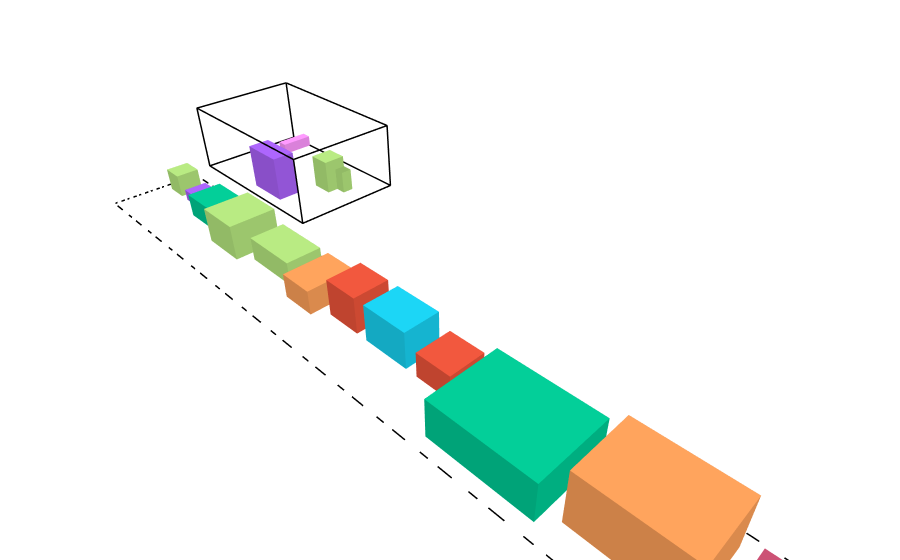

The notebook cell saved with this chart:
### Markdown cell above
## **Pengujian 2**

Dalam pengujian kedua, akan digunakan dataset berikut dengan $1$ truk dan $19$ paket.

### Code cell
trucks_2 = [
   Truck("T1", 10, 16, 6, 250)
]
packages_2 = [
   Package("A1", 2, 2, 2, 90, 8, False, 1),
   Package("A2", 2, 3, 2, 85, 10, False, 2),
   Package("A3", 1, 3, 1, 70, 5, True, 1),
   Package("A4", 2, 2, 1, 65, 6, False, 3),
   
   Package("B1", 3, 4, 2, 100, 18, False, 4),
   Package("B2", 4, 4, 3, 110, 22, False, 2),
   Package("B3", 3, 5, 2, 95, 20, True, 3),
   Package("B4", 4, 3, 2, 85, 16, False, 5),
   Package("B5", 3, 3, 3, 90, 19, False, 1),
   
   Package("H1", 3, 4, 3, 160, 45, False, 2),
   Package("H2", 4, 4, 2, 140, 38, False, 6),
   Package("H3", 3, 3, 2, 120, 32, True, 1),
   
   Package("T1", 6, 8, 3, 35, 42, False, 7),
   Package("T2", 5, 7, 4, 30, 38, False, 6),
   
   Package("S1", 1, 1, 1, 25, 2, False, 1),
   Package("S2", 1, 2, 1, 30, 3, False, 2),
   Package("S3", 2, 1, 1, 28, 3, True, 4),
   Package("S4", 1, 1, 2, 20, 2, False, 3),
   Package("S5", 2, 2, 1, 35, 4, False, 5)
]

initial_state_2 = State(packages_2, trucks_2, init="random_feasible")
draw_state(initial_state_2)

### Figure 1 — Plotly figure (JSON) as saved in the notebook; plotly's stock layout.template omitted (floating-point values rounded to 4 significant figures)
{"data": [{"hovertemplate": "%{hovertext}<extra></extra>", "hovertext": ["<b>ID:</b> T1<br><b>Size:</b> 10x16x6<br><b>Max_Capacity:</b> 250<br>", "<b>ID:</b> T1<br><b>Size:</b> 10x16x6<br><b>Max_Capacity:</b> 250<br>", "<b>ID:</b> T1<br><b>Size:</b> 10x16x6<br><b>Max_Capacity:</b> 250<br>", "<b>ID:</b> T1<br><b>Size:</b> 10x16x6<br><b>Max_Capacity:</b> 250<br>", "<b>ID:</b> T1<br><b>Size:</b> 10x16x6<br><b>Max_Capacity:</b> 250<br>", "<b>ID:</b> T1<br><b>Size:</b> 10x16x6<br><b>Max_Capacity:</b> 250<br>", "<b>ID:</b> T1<br><b>Size:</b> 10x16x6<br><b>Max_Capacity:</b> 250<br>", "<b>ID:</b> T1<br><b>Size:</b> 10x16x6<br><b>Max_Capacity:</b> 250<br>", "<b>ID:</b> T1<br><b>Size:</b> 10x16x6<br><b>Max_Capacity:</b> 250<br>", "<b>ID:</b> T1<br><b>Size:</b> 10x16x6<br><b>Max_Capacity:</b> 250<br>", "<b>ID:</b> T1<br><b>Size:</b> 10x16x6<br><b>Max_Capacity:</b> 250<br>", "<b>ID:</b> T1<br><b>Size:</b> 10x16x6<br><b>Max_Capacity:</b> 250<br>", "<b>ID:</b> T1<br><b>Size:</b> 10x16x6<br><b>Max_Capacity:</b> 250<br>", "<b>ID:</b> T1<br><b>Size:</b> 10x16x6<br><b>Max_Capacity:</b> 250<br>", "<b>ID:</b> T1<br><b>Size:</b> 10x16x6<br><b>Max_Capacity:</b> 250<br>", "<b>ID:</b> T1<br><b>Size:</b> 10x16x6<br><b>Max_Capacity:</b> 250<br>", "<b>ID:</b> T1<br><b>Size:</b> 10x16x6<br><b>Max_Capacity:</b> 250<br>", "<b>ID:</b> T1<br><b>Size:</b> 10x16x6<br><b>Max_Capacity:</b> 250<br>", "<b>ID:</b> T1<br><b>Size:</b> 10x16x6<br><b>Max_Capacity:</b> 250<br>", "<b>ID:</b> T1<br><b>Size:</b> 10x16x6<br><b>Max_Capacity:</b> 250<br>", "<b>ID:</b> T1<br><b>Size:</b> 10x16x6<br><b>Max_Capacity:</b> 250<br>", "<b>ID:</b> T1<br><b>Size:</b> 10x16x6<br><b>Max_Capacity:</b> 250<br>", "<b>ID:</b> T1<br><b>Size:</b> 10x16x6<br><b>Max_Capacity:</b> 250<br>", "<b>ID:</b> T1<br><b>Size:</b> 10x16x6<br><b>Max_Capacity:</b> 250<br>"], "line": {"color": "black", "width": 3}, "mode": "lines", "name": "Truck T1", "showlegend": false, "type": "scatter3d", "x": [0, 10, 10, 0, 0, null, 0, 10, 10, 0, 0, null, 0, 0, null, 10, 10, null, 10, 10, null, 0, 0, null], "y": [0, 0, 16, 16, 0, null, 0, 0, 16, 16, 0, null, 0, 0, null, 0, 0, null, 16, 16, null, 16, 16, null], "z": [0, 0, 0, 0, 0, null, 6, 6, 6, 6, 6, null, 0, 6, null, 0, 6, null, 0, 6, null, 0, 6, null]}, {"alphahull": 0, "color": "#B6E880", "flatshading": true, "hovertemplate": "%{hovertext}<extra></extra>", "hovertext": ["<b>ID:</b> A2<br><b>Position:</b> (3, 11, 0)<br><b>Size:</b> 2x2x3<br><b>Value:</b> 85<br><b>Weight:</b> 10<br><b>Is_Fragile:</b> False<br><b>ETA:</b> 2", "<b>ID:</b> A2<br><b>Position:</b> (3, 11, 0)<br><b>Size:</b> 2x2x3<br><b>Value:</b> 85<br><b>Weight:</b> 10<br><b>Is_Fragile:</b> False<br><b>ETA:</b> 2", "<b>ID:</b> A2<br><b>Position:</b> (3, 11, 0)<br><b>Size:</b> 2x2x3<br><b>Value:</b> 85<br><b>Weight:</b> 10<br><b>Is_Fragile:</b> False<br><b>ETA:</b> 2", "<b>ID:</b> A2<br><b>Position:</b> (3, 11, 0)<br><b>Size:</b> 2x2x3<br><b>Value:</b> 85<br><b>Weight:</b> 10<br><b>Is_Fragile:</b> False<br><b>ETA:</b> 2", "<b>ID:</b> A2<br><b>Position:</b> (3, 11, 0)<br><b>Size:</b> 2x2x3<br><b>Value:</b> 85<br><b>Weight:</b> 10<br><b>Is_Fragile:</b> False<br><b>ETA:</b> 2", "<b>ID:</b> A2<br><b>Position:</b> (3, 11, 0)<br><b>Size:</b> 2x2x3<br><b>Value:</b> 85<br><b>Weight:</b> 10<br><b>Is_Fragile:</b> False<br><b>ETA:</b> 2", "<b>ID:</b> A2<br><b>Position:</b> (3, 11, 0)<br><b>Size:</b> 2x2x3<br><b>Value:</b> 85<br><b>Weight:</b> 10<br><b>Is_Fragile:</b> False<br><b>ETA:</b> 2", "<b>ID:</b> A2<br><b>Position:</b> (3, 11, 0)<br><b>Size:</b> 2x2x3<br><b>Value:</b> 85<br><b>Weight:</b> 10<br><b>Is_Fragile:</b> False<br><b>ETA:</b> 2"], "name": "Package A2", "opacity": 1, "showlegend": false, "type": "mesh3d", "x": [3, 5, 5, 3, 3, 5, 5, 3], "y": [11, 11, 13, 13, 11, 11, 13, 13], "z": [0, 0, 0, 0, 3, 3, 3, 3]}, {"alphahull": 0, "color": "#FF97FF", "flatshading": true, "hovertemplate": "%{hovertext}<extra></extra>", "hovertext": ["<b>ID:</b> A3<br><b>Position:</b> (0, 2, 0)<br><b>Size:</b> 3x1x1<br><b>Value:</b> 70<br><b>Weight:</b> 5<br><b>Is_Fragile:</b> True<br><b>ETA:</b> 1", "<b>ID:</b> A3<br><b>Position:</b> (0, 2, 0)<br><b>Size:</b> 3x1x1<br><b>Value:</b> 70<br><b>Weight:</b> 5<br><b>Is_Fragile:</b> True<br><b>ETA:</b> 1", "<b>ID:</b> A3<br><b>Position:</b> (0, 2, 0)<br><b>Size:</b> 3x1x1<br><b>Value:</b> 70<br><b>Weight:</b> 5<br><b>Is_Fragile:</b> True<br><b>ETA:</b> 1", "<b>ID:</b> A3<br><b>Position:</b> (0, 2, 0)<br><b>Size:</b> 3x1x1<br><b>Value:</b> 70<br><b>Weight:</b> 5<br><b>Is_Fragile:</b> True<br><b>ETA:</b> 1", "<b>ID:</b> A3<br><b>Position:</b> (0, 2, 0)<br><b>Size:</b> 3x1x1<br><b>Value:</b> 70<br><b>Weight:</b> 5<br><b>Is_Fragile:</b> True<br><b>ETA:</b> 1", "<b>ID:</b> A3<br><b>Position:</b> (0, 2, 0)<br><b>Size:</b> 3x1x1<br><b>Value:</b> 70<br><b>Weight:</b> 5<br><b>Is_Fragile:</b> True<br><b>ETA:</b> 1", "<b>ID:</b> A3<br><b>Position:</b> (0, 2, 0)<br><b>Size:</b> 3x1x1<br><b>Value:</b> 70<br><b>Weight:</b> 5<br><b>Is_Fragile:</b> True<br><b>ETA:</b> 1", "<b>ID:</b> A3<br><b>Position:</b> (0, 2, 0)<br><b>Size:</b> 3x1x1<br><b>Value:</b> 70<br><b>Weight:</b> 5<br><b>Is_Fragile:</b> True<br><b>ETA:</b> 1"], "name": "Package A3", "opacity": 1, "showlegend": false, "type": "mesh3d", "x": [0, 3, 3, 0, 0, 3, 3, 0], "y": [2, 2, 3, 3, 2, 2, 3, 3], "z": [0, 0, 0, 0, 1, 1, 1, 1]}, {"alphahull": 0, "color": "#AB63FA", "flatshading": true, "hovertemplate": "%{hovertext}<extra></extra>", "hovertext": ["<b>ID:</b> H2<br><b>Position:</b> (7, 7, 0)<br><b>Size:</b> 2x4x4<br><b>Value:</b> 140<br><b>Weight:</b> 38<br><b>Is_Fragile:</b> False<br><b>ETA:</b> 6", "<b>ID:</b> H2<br><b>Position:</b> (7, 7, 0)<br><b>Size:</b> 2x4x4<br><b>Value:</b> 140<br><b>Weight:</b> 38<br><b>Is_Fragile:</b> False<br><b>ETA:</b> 6", "<b>ID:</b> H2<br><b>Position:</b> (7, 7, 0)<br><b>Size:</b> 2x4x4<br><b>Value:</b> 140<br><b>Weight:</b> 38<br><b>Is_Fragile:</b> False<br><b>ETA:</b> 6", "<b>ID:</b> H2<br><b>Position:</b> (7, 7, 0)<br><b>Size:</b> 2x4x4<br><b>Value:</b> 140<br><b>Weight:</b> 38<br><b>Is_Fragile:</b> False<br><b>ETA:</b> 6", "<b>ID:</b> H2<br><b>Position:</b> (7, 7, 0)<br><b>Size:</b> 2x4x4<br><b>Value:</b> 140<br><b>Weight:</b> 38<br><b>Is_Fragile:</b> False<br><b>ETA:</b> 6", "<b>ID:</b> H2<br><b>Position:</b> (7, 7, 0)<br><b>Size:</b> 2x4x4<br><b>Value:</b> 140<br><b>Weight:</b> 38<br><b>Is_Fragile:</b> False<br><b>ETA:</b> 6", "<b>ID:</b> H2<br><b>Position:</b> (7, 7, 0)<br><b>Size:</b> 2x4x4<br><b>Value:</b> 140<br><b>Weight:</b> 38<br><b>Is_Fragile:</b> False<br><b>ETA:</b> 6", "<b>ID:</b> H2<br><b>Position:</b> (7, 7, 0)<br><b>Size:</b> 2x4x4<br><b>Value:</b> 140<br><b>Weight:</b> 38<br><b>Is_Fragile:</b> False<br><b>ETA:</b> 6"], "name": "Package H2", "opacity": 1, "showlegend": false, "type": "mesh3d", "x": [7, 9, 9, 7, 7, 9, 9, 7], "y": [7, 7, 11, 11, 7, 7, 11, 11], "z": [0, 0, 0, 0, 4, 4, 4, 4]}, {"alphahull": 0, "color": "#B6E880", "flatshading": true, "hovertemplate": "%{hovertext}<extra></extra>", "hovertext": ["<b>ID:</b> S4<br><b>Position:</b> (3, 13, 0)<br><b>Size:</b> 1x1x2<br><b>Value:</b> 20<br><b>Weight:</b> 2<br><b>Is_Fragile:</b> False<br><b>ETA:</b> 3", "<b>ID:</b> S4<br><b>Position:</b> (3, 13, 0)<br><b>Size:</b> 1x1x2<br><b>Value:</b> 20<br><b>Weight:</b> 2<br><b>Is_Fragile:</b> False<br><b>ETA:</b> 3", "<b>ID:</b> S4<br><b>Position:</b> (3, 13, 0)<br><b>Size:</b> 1x1x2<br><b>Value:</b> 20<br><b>Weight:</b> 2<br><b>Is_Fragile:</b> False<br><b>ETA:</b> 3", "<b>ID:</b> S4<br><b>Position:</b> (3, 13, 0)<br><b>Size:</b> 1x1x2<br><b>Value:</b> 20<br><b>Weight:</b> 2<br><b>Is_Fragile:</b> False<br><b>ETA:</b> 3", "<b>ID:</b> S4<br><b>Position:</b> (3, 13, 0)<br><b>Size:</b> 1x1x2<br><b>Value:</b> 20<br><b>Weight:</b> 2<br><b>Is_Fragile:</b> False<br><b>ETA:</b> 3", "<b>ID:</b> S4<br><b>Position:</b> (3, 13, 0)<br><b>Size:</b> 1x1x2<br><b>Value:</b> 20<br><b>Weight:</b> 2<br><b>Is_Fragile:</b> False<br><b>ETA:</b> 3", "<b>ID:</b> S4<br><b>Position:</b> (3, 13, 0)<br><b>Size:</b> 1x1x2<br><b>Value:</b> 20<br><b>Weight:</b> 2<br><b>Is_Fragile:</b> False<br><b>ETA:</b> 3", "<b>ID:</b> S4<br><b>Position:</b> (3, 13, 0)<br><b>Size:</b> 1x1x2<br><b>Value:</b> 20<br><b>Weight:</b> 2<br><b>Is_Fragile:</b> False<br><b>ETA:</b> 3"], "name": "Package S4", "opacity": 1, "showlegend": false, "type": "mesh3d", "x": [3, 4, 4, 3, 3, 4, 4, 3], "y": [13, 13, 14, 14, 13, 13, 14, 14], "z": [0, 0, 0, 0, 2, 2, 2, 2]}, {"alphahull": 0, "color": "#B6E880", "flatshading": true, "hovertemplate": "%{hovertext}<extra></extra>", "hovertext": ["<b>ID:</b> A1<br><b>Position:</b> (1.0, 1, 0)<br><b>Size:</b> 2x2x2<br><b>Value:</b> 90<br><b>Weight:</b> 8<br><b>Is_Fragile:</b> False<br><b>ETA:</b> 1", "<b>ID:</b> A1<br><b>Position:</b> (1.0, 1, 0)<br><b>Size:</b> 2x2x2<br><b>Value:</b> 90<br><b>Weight:</b> 8<br><b>Is_Fragile:</b> False<br><b>ETA:</b> 1", "<b>ID:</b> A1<br><b>Position:</b> (1.0, 1, 0)<br><b>Size:</b> 2x2x2<br><b>Value:</b> 90<br><b>Weight:</b> 8<br><b>Is_Fragile:</b> False<br><b>ETA:</b> 1", "<b>ID:</b> A1<br><b>Position:</b> (1.0, 1, 0)<br><b>Size:</b> 2x2x2<br><b>Value:</b> 90<br><b>Weight:</b> 8<br><b>Is_Fragile:</b> False<br><b>ETA:</b> 1", "<b>ID:</b> A1<br><b>Position:</b> (1.0, 1, 0)<br><b>Size:</b> 2x2x2<br><b>Value:</b> 90<br><b>Weight:</b> 8<br><b>Is_Fragile:</b> False<br><b>ETA:</b> 1", "<b>ID:</b> A1<br><b>Position:</b> (1.0, 1, 0)<br><b>Size:</b> 2x2x2<br><b>Value:</b> 90<br><b>Weight:</b> 8<br><b>Is_Fragile:</b> False<br><b>ETA:</b> 1", "<b>ID:</b> A1<br><b>Position:</b> (1.0, 1, 0)<br><b>Size:</b> 2x2x2<br><b>Value:</b> 90<br><b>Weight:</b> 8<br><b>Is_Fragile:</b> False<br><b>ETA:</b> 1", "<b>ID:</b> A1<br><b>Position:</b> (1.0, 1, 0)<br><b>Size:</b> 2x2x2<br><b>Value:</b> 90<br><b>Weight:</b> 8<br><b>Is_Fragile:</b> False<br><b>ETA:</b> 1"], "name": "Package A1", "opacity": 1, "showlegend": false, "type": "mesh3d", "x": [13, 15, 15, 13, 13, 15, 15, 13], "y": [2, 2, 4, 4, 2, 2, 4, 4], "z": [0, 0, 0, 0, 2, 2, 2, 2]}, {"alphahull": 0, "color": "#AB63FA", "flatshading": true, "hovertemplate": "%{hovertext}<extra></extra>", "hovertext": ["<b>ID:</b> A4<br><b>Position:</b> (1.0, 4, 0)<br><b>Size:</b> 2x2x1<br><b>Value:</b> 65<br><b>Weight:</b> 6<br><b>Is_Fragile:</b> False<br><b>ETA:</b> 3", "<b>ID:</b> A4<br><b>Position:</b> (1.0, 4, 0)<br><b>Size:</b> 2x2x1<br><b>Value:</b> 65<br><b>Weight:</b> 6<br><b>Is_Fragile:</b> False<br><b>ETA:</b> 3", "<b>ID:</b> A4<br><b>Position:</b> (1.0, 4, 0)<br><b>Size:</b> 2x2x1<br><b>Value:</b> 65<br><b>Weight:</b> 6<br><b>Is_Fragile:</b> False<br><b>ETA:</b> 3", "<b>ID:</b> A4<br><b>Position:</b> (1.0, 4, 0)<br><b>Size:</b> 2x2x1<br><b>Value:</b> 65<br><b>Weight:</b> 6<br><b>Is_Fragile:</b> False<br><b>ETA:</b> 3", "<b>ID:</b> A4<br><b>Position:</b> (1.0, 4, 0)<br><b>Size:</b> 2x2x1<br><b>Value:</b> 65<br><b>Weight:</b> 6<br><b>Is_Fragile:</b> False<br><b>ETA:</b> 3", "<b>ID:</b> A4<br><b>Position:</b> (1.0, 4, 0)<br><b>Size:</b> 2x2x1<br><b>Value:</b> 65<br><b>Weight:</b> 6<br><b>Is_Fragile:</b> False<br><b>ETA:</b> 3", "<b>ID:</b> A4<br><b>Position:</b> (1.0, 4, 0)<br><b>Size:</b> 2x2x1<br><b>Value:</b> 65<br><b>Weight:</b> 6<br><b>Is_Fragile:</b> False<br><b>ETA:</b> 3", "<b>ID:</b> A4<br><b>Position:</b> (1.0, 4, 0)<br><b>Size:</b> 2x2x1<br><b>Value:</b> 65<br><b>Weight:</b> 6<br><b>Is_Fragile:</b> False<br><b>ETA:</b> 3"], "name": "Package A4", "opacity": 1, "showlegend": false, "type": "mesh3d", "x": [13, 15, 15, 13, 13, 15, 15, 13], "y": [5, 5, 7, 7, 5, 5, 7, 7], "z": [0, 0, 0, 0, 1, 1, 1, 1]}, {"alphahull": 0, "color": "#00CC96", "flatshading": true, "hovertemplate": "%{hovertext}<extra></extra>", "hovertext": ["<b>ID:</b> B1<br><b>Position:</b> (1.0, 7, 0)<br><b>Size:</b> 3x4x2<br><b>Value:</b> 100<br><b>Weight:</b> 18<br><b>Is_Fragile:</b> False<br><b>ETA:</b> 4", "<b>ID:</b> B1<br><b>Position:</b> (1.0, 7, 0)<br><b>Size:</b> 3x4x2<br><b>Value:</b> 100<br><b>Weight:</b> 18<br><b>Is_Fragile:</b> False<br><b>ETA:</b> 4", "<b>ID:</b> B1<br><b>Position:</b> (1.0, 7, 0)<br><b>Size:</b> 3x4x2<br><b>Value:</b> 100<br><b>Weight:</b> 18<br><b>Is_Fragile:</b> False<br><b>ETA:</b> 4", "<b>ID:</b> B1<br><b>Position:</b> (1.0, 7, 0)<br><b>Size:</b> 3x4x2<br><b>Value:</b> 100<br><b>Weight:</b> 18<br><b>Is_Fragile:</b> False<br><b>ETA:</b> 4", "<b>ID:</b> B1<br><b>Position:</b> (1.0, 7, 0)<br><b>Size:</b> 3x4x2<br><b>Value:</b> 100<br><b>Weight:</b> 18<br><b>Is_Fragile:</b> False<br><b>ETA:</b> 4", "<b>ID:</b> B1<br><b>Position:</b> (1.0, 7, 0)<br><b>Size:</b> 3x4x2<br><b>Value:</b> 100<br><b>Weight:</b> 18<br><b>Is_Fragile:</b> False<br><b>ETA:</b> 4", "<b>ID:</b> B1<br><b>Position:</b> (1.0, 7, 0)<br><b>Size:</b> 3x4x2<br><b>Value:</b> 100<br><b>Weight:</b> 18<br><b>Is_Fragile:</b> False<br><b>ETA:</b> 4", "<b>ID:</b> B1<br><b>Position:</b> (1.0, 7, 0)<br><b>Size:</b> 3x4x2<br><b>Value:</b> 100<br><b>Weight:</b> 18<br><b>Is_Fragile:</b> False<br><b>ETA:</b> 4"], "name": "Package B1", "opacity": 1, "showlegend": false, "type": "mesh3d", "x": [13, 16, 16, 13, 13, 16, 16, 13], "y": [8, 8, 12, 12, 8, 8, 12, 12], "z": [0, 0, 0, 0, 2, 2, 2, 2]}, {"alphahull": 0, "color": "#B6E880", "flatshading": true, "hovertemplate": "%{hovertext}<extra></extra>", "hovertext": ["<b>ID:</b> B2<br><b>Position:</b> (1.0, 12, 0)<br><b>Size:</b> 4x4x3<br><b>Value:</b> 110<br><b>Weight:</b> 22<br><b>Is_Fragile:</b> False<br><b>ETA:</b> 2", "<b>ID:</b> B2<br><b>Position:</b> (1.0, 12, 0)<br><b>Size:</b> 4x4x3<br><b>Value:</b> 110<br><b>Weight:</b> 22<br><b>Is_Fragile:</b> False<br><b>ETA:</b> 2", "<b>ID:</b> B2<br><b>Position:</b> (1.0, 12, 0)<br><b>Size:</b> 4x4x3<br><b>Value:</b> 110<br><b>Weight:</b> 22<br><b>Is_Fragile:</b> False<br><b>ETA:</b> 2", "<b>ID:</b> B2<br><b>Position:</b> (1.0, 12, 0)<br><b>Size:</b> 4x4x3<br><b>Value:</b> 110<br><b>Weight:</b> 22<br><b>Is_Fragile:</b> False<br><b>ETA:</b> 2", "<b>ID:</b> B2<br><b>Position:</b> (1.0, 12, 0)<br><b>Size:</b> 4x4x3<br><b>Value:</b> 110<br><b>Weight:</b> 22<br><b>Is_Fragile:</b> False<br><b>ETA:</b> 2", "<b>ID:</b> B2<br><b>Position:</b> (1.0, 12, 0)<br><b>Size:</b> 4x4x3<br><b>Value:</b> 110<br><b>Weight:</b> 22<br><b>Is_Fragile:</b> False<br><b>ETA:</b> 2", "<b>ID:</b> B2<br><b>Position:</b> (1.0, 12, 0)<br><b>Size:</b> 4x4x3<br><b>Value:</b> 110<br><b>Weight:</b> 22<br><b>Is_Fragile:</b> False<br><b>ETA:</b> 2", "<b>ID:</b> B2<br><b>Position:</b> (1.0, 12, 0)<br><b>Size:</b> 4x4x3<br><b>Value:</b> 110<br><b>Weight:</b> 22<br><b>Is_Fragile:</b> False<br><b>ETA:</b> 2"], "name": "Package B2", "opacity": 1, "showlegend": false, "type": "mesh3d", "x": [13, 17, 17, 13, 13, 17, 17, 13], "y": [13, 13, 17, 17, 13, 13, 17, 17], "z": [0, 0, 0, 0, 3, 3, 3, 3]}, {"alphahull": 0, "color": "#B6E880", "flatshading": true, "hovertemplate": "%{hovertext}<extra></extra>", "hovertext": ["<b>ID:</b> B3<br><b>Position:</b> (1.0, 17, 0)<br><b>Size:</b> 3x5x2<br><b>Value:</b> 95<br><b>Weight:</b> 20<br><b>Is_Fragile:</b> True<br><b>ETA:</b> 3", "<b>ID:</b> B3<br><b>Position:</b> (1.0, 17, 0)<br><b>Size:</b> 3x5x2<br><b>Value:</b> 95<br><b>Weight:</b> 20<br><b>Is_Fragile:</b> True<br><b>ETA:</b> 3", "<b>ID:</b> B3<br><b>Position:</b> (1.0, 17, 0)<br><b>Size:</b> 3x5x2<br><b>Value:</b> 95<br><b>Weight:</b> 20<br><b>Is_Fragile:</b> True<br><b>ETA:</b> 3", "<b>ID:</b> B3<br><b>Position:</b> (1.0, 17, 0)<br><b>Size:</b> 3x5x2<br><b>Value:</b> 95<br><b>Weight:</b> 20<br><b>Is_Fragile:</b> True<br><b>ETA:</b> 3", "<b>ID:</b> B3<br><b>Position:</b> (1.0, 17, 0)<br><b>Size:</b> 3x5x2<br><b>Value:</b> 95<br><b>Weight:</b> 20<br><b>Is_Fragile:</b> True<br><b>ETA:</b> 3", "<b>ID:</b> B3<br><b>Position:</b> (1.0, 17, 0)<br><b>Size:</b> 3x5x2<br><b>Value:</b> 95<br><b>Weight:</b> 20<br><b>Is_Fragile:</b> True<br><b>ETA:</b> 3", "<b>ID:</b> B3<br><b>Position:</b> (1.0, 17, 0)<br><b>Size:</b> 3x5x2<br><b>Value:</b> 95<br><b>Weight:</b> 20<br><b>Is_Fragile:</b> True<br><b>ETA:</b> 3", "<b>ID:</b> B3<br><b>Position:</b> (1.0, 17, 0)<br><b>Size:</b> 3x5x2<br><b>Value:</b> 95<br><b>Weight:</b> 20<br><b>Is_Fragile:</b> True<br><b>ETA:</b> 3"], "name": "Package B3", "opacity": 1, "showlegend": false, "type": "mesh3d", "x": [13, 16, 16, 13, 13, 16, 16, 13], "y": [18, 18, 23, 23, 18, 18, 23, 23], "z": [0, 0, 0, 0, 2, 2, 2, 2]}, {"alphahull": 0, "color": "#FFA15A", "flatshading": true, "hovertemplate": "%{hovertext}<extra></extra>", "hovertext": ["<b>ID:</b> B4<br><b>Position:</b> (1.0, 23, 0)<br><b>Size:</b> 4x3x2<br><b>Value:</b> 85<br><b>Weight:</b> 16<br><b>Is_Fragile:</b> False<br><b>ETA:</b> 5", "<b>ID:</b> B4<br><b>Position:</b> (1.0, 23, 0)<br><b>Size:</b> 4x3x2<br><b>Value:</b> 85<br><b>Weight:</b> 16<br><b>Is_Fragile:</b> False<br><b>ETA:</b> 5", "<b>ID:</b> B4<br><b>Position:</b> (1.0, 23, 0)<br><b>Size:</b> 4x3x2<br><b>Value:</b> 85<br><b>Weight:</b> 16<br><b>Is_Fragile:</b> False<br><b>ETA:</b> 5", "<b>ID:</b> B4<br><b>Position:</b> (1.0, 23, 0)<br><b>Size:</b> 4x3x2<br><b>Value:</b> 85<br><b>Weight:</b> 16<br><b>Is_Fragile:</b> False<br><b>ETA:</b> 5", "<b>ID:</b> B4<br><b>Position:</b> (1.0, 23, 0)<br><b>Size:</b> 4x3x2<br><b>Value:</b> 85<br><b>Weight:</b> 16<br><b>Is_Fragile:</b> False<br><b>ETA:</b> 5", "<b>ID:</b> B4<br><b>Position:</b> (1.0, 23, 0)<br><b>Size:</b> 4x3x2<br><b>Value:</b> 85<br><b>Weight:</b> 16<br><b>Is_Fragile:</b> False<br><b>ETA:</b> 5", "<b>ID:</b> B4<br><b>Position:</b> (1.0, 23, 0)<br><b>Size:</b> 4x3x2<br><b>Value:</b> 85<br><b>Weight:</b> 16<br><b>Is_Fragile:</b> False<br><b>ETA:</b> 5", "<b>ID:</b> B4<br><b>Position:</b> (1.0, 23, 0)<br><b>Size:</b> 4x3x2<br><b>Value:</b> 85<br><b>Weight:</b> 16<br><b>Is_Fragile:</b> False<br><b>ETA:</b> 5"], "name": "Package B4", "opacity": 1, "showlegend": false, "type": "mesh3d", "x": [13, 17, 17, 13, 13, 17, 17, 13], "y": [24, 24, 27, 27, 24, 24, 27, 27], "z": [0, 0, 0, 0, 2, 2, 2, 2]}, {"alphahull": 0, "color": "#EF553B", "flatshading": true, "hovertemplate": "%{hovertext}<extra></extra>", "hovertext": ["<b>ID:</b> B5<br><b>Position:</b> (1.0, 27, 0)<br><b>Size:</b> 3x3x3<br><b>Value:</b> 90<br><b>Weight:</b> 19<br><b>Is_Fragile:</b> False<br><b>ETA:</b> 1", "<b>ID:</b> B5<br><b>Position:</b> (1.0, 27, 0)<br><b>Size:</b> 3x3x3<br><b>Value:</b> 90<br><b>Weight:</b> 19<br><b>Is_Fragile:</b> False<br><b>ETA:</b> 1", "<b>ID:</b> B5<br><b>Position:</b> (1.0, 27, 0)<br><b>Size:</b> 3x3x3<br><b>Value:</b> 90<br><b>Weight:</b> 19<br><b>Is_Fragile:</b> False<br><b>ETA:</b> 1", "<b>ID:</b> B5<br><b>Position:</b> (1.0, 27, 0)<br><b>Size:</b> 3x3x3<br><b>Value:</b> 90<br><b>Weight:</b> 19<br><b>Is_Fragile:</b> False<br><b>ETA:</b> 1", "<b>ID:</b> B5<br><b>Position:</b> (1.0, 27, 0)<br><b>Size:</b> 3x3x3<br><b>Value:</b> 90<br><b>Weight:</b> 19<br><b>Is_Fragile:</b> False<br><b>ETA:</b> 1", "<b>ID:</b> B5<br><b>Position:</b> (1.0, 27, 0)<br><b>Size:</b> 3x3x3<br><b>Value:</b> 90<br><b>Weight:</b> 19<br><b>Is_Fragile:</b> False<br><b>ETA:</b> 1", "<b>ID:</b> B5<br><b>Position:</b> (1.0, 27, 0)<br><b>Size:</b> 3x3x3<br><b>Value:</b> 90<br><b>Weight:</b> 19<br><b>Is_Fragile:</b> False<br><b>ETA:</b> 1", "<b>ID:</b> B5<br><b>Position:</b> (1.0, 27, 0)<br><b>Size:</b> 3x3x3<br><b>Value:</b> 90<br><b>Weight:</b> 19<br><b>Is_Fragile:</b> False<br><b>ETA:</b> 1"], "name": "Package B5", "opacity": 1, "showlegend": false, "type": "mesh3d", "x": [13, 16, 16, 13, 13, 16, 16, 13], "y": [28, 28, 31, 31, 28, 28, 31, 31], "z": [0, 0, 0, 0, 3, 3, 3, 3]}, {"alphahull": 0, "color": "#19D3F3", "flatshading": true, "hovertemplate": "%{hovertext}<extra></extra>", "hovertext": ["<b>ID:</b> H1<br><b>Position:</b> (1.0, 31, 0)<br><b>Size:</b> 3x4x3<br><b>Value:</b> 160<br><b>Weight:</b> 45<br><b>Is_Fragile:</b> False<br><b>ETA:</b> 2", "<b>ID:</b> H1<br><b>Position:</b> (1.0, 31, 0)<br><b>Size:</b> 3x4x3<br><b>Value:</b> 160<br><b>Weight:</b> 45<br><b>Is_Fragile:</b> False<br><b>ETA:</b> 2", "<b>ID:</b> H1<br><b>Position:</b> (1.0, 31, 0)<br><b>Size:</b> 3x4x3<br><b>Value:</b> 160<br><b>Weight:</b> 45<br><b>Is_Fragile:</b> False<br><b>ETA:</b> 2", "<b>ID:</b> H1<br><b>Position:</b> (1.0, 31, 0)<br><b>Size:</b> 3x4x3<br><b>Value:</b> 160<br><b>Weight:</b> 45<br><b>Is_Fragile:</b> False<br><b>ETA:</b> 2", "<b>ID:</b> H1<br><b>Position:</b> (1.0, 31, 0)<br><b>Size:</b> 3x4x3<br><b>Value:</b> 160<br><b>Weight:</b> 45<br><b>Is_Fragile:</b> False<br><b>ETA:</b> 2", "<b>ID:</b> H1<br><b>Position:</b> (1.0, 31, 0)<br><b>Size:</b> 3x4x3<br><b>Value:</b> 160<br><b>Weight:</b> 45<br><b>Is_Fragile:</b> False<br><b>ETA:</b> 2", "<b>ID:</b> H1<br><b>Position:</b> (1.0, 31, 0)<br><b>Size:</b> 3x4x3<br><b>Value:</b> 160<br><b>Weight:</b> 45<br><b>Is_Fragile:</b> False<br><b>ETA:</b> 2", "<b>ID:</b> H1<br><b>Position:</b> (1.0, 31, 0)<br><b>Size:</b> 3x4x3<br><b>Value:</b> 160<br><b>Weight:</b> 45<br><b>Is_Fragile:</b> False<br><b>ETA:</b> 2"], "name": "Package H1", "opacity": 1, "showlegend": false, "type": "mesh3d", "x": [13, 16, 16, 13, 13, 16, 16, 13], "y": [32, 32, 36, 36, 32, 32, 36, 36], "z": [0, 0, 0, 0, 3, 3, 3, 3]}, {"alphahull": 0, "color": "#EF553B", "flatshading": true, "hovertemplate": "%{hovertext}<extra></extra>", "hovertext": ["<b>ID:</b> H3<br><b>Position:</b> (1.0, 36, 0)<br><b>Size:</b> 3x3x2<br><b>Value:</b> 120<br><b>Weight:</b> 32<br><b>Is_Fragile:</b> True<br><b>ETA:</b> 1", "<b>ID:</b> H3<br><b>Position:</b> (1.0, 36, 0)<br><b>Size:</b> 3x3x2<br><b>Value:</b> 120<br><b>Weight:</b> 32<br><b>Is_Fragile:</b> True<br><b>ETA:</b> 1", "<b>ID:</b> H3<br><b>Position:</b> (1.0, 36, 0)<br><b>Size:</b> 3x3x2<br><b>Value:</b> 120<br><b>Weight:</b> 32<br><b>Is_Fragile:</b> True<br><b>ETA:</b> 1", "<b>ID:</b> H3<br><b>Position:</b> (1.0, 36, 0)<br><b>Size:</b> 3x3x2<br><b>Value:</b> 120<br><b>Weight:</b> 32<br><b>Is_Fragile:</b> True<br><b>ETA:</b> 1", "<b>ID:</b> H3<br><b>Position:</b> (1.0, 36, 0)<br><b>Size:</b> 3x3x2<br><b>Value:</b> 120<br><b>Weight:</b> 32<br><b>Is_Fragile:</b> True<br><b>ETA:</b> 1", "<b>ID:</b> H3<br><b>Position:</b> (1.0, 36, 0)<br><b>Size:</b> 3x3x2<br><b>Value:</b> 120<br><b>Weight:</b> 32<br><b>Is_Fragile:</b> True<br><b>ETA:</b> 1", "<b>ID:</b> H3<br><b>Position:</b> (1.0, 36, 0)<br><b>Size:</b> 3x3x2<br><b>Value:</b> 120<br><b>Weight:</b> 32<br><b>Is_Fragile:</b> True<br><b>ETA:</b> 1", "<b>ID:</b> H3<br><b>Position:</b> (1.0, 36, 0)<br><b>Size:</b> 3x3x2<br><b>Value:</b> 120<br><b>Weight:</b> 32<br><b>Is_Fragile:</b> True<br><b>ETA:</b> 1"], "name": "Package H3", "opacity": 1, "showlegend": false, "type": "mesh3d", "x": [13, 16, 16, 13, 13, 16, 16, 13], "y": [37, 37, 40, 40, 37, 37, 40, 40], "z": [0, 0, 0, 0, 2, 2, 2, 2]}, {"alphahull": 0, "color": "#00CC96", "flatshading": true, "hovertemplate": "%{hovertext}<extra></extra>", "hovertext": ["<b>ID:</b> T1<br><b>Position:</b> (1.0, 40, 0)<br><b>Size:</b> 6x8x3<br><b>Value:</b> 35<br><b>Weight:</b> 42<br><b>Is_Fragile:</b> False<br><b>ETA:</b> 7", "<b>ID:</b> T1<br><b>Position:</b> (1.0, 40, 0)<br><b>Size:</b> 6x8x3<br><b>Value:</b> 35<br><b>Weight:</b> 42<br><b>Is_Fragile:</b> False<br><b>ETA:</b> 7", "<b>ID:</b> T1<br><b>Position:</b> (1.0, 40, 0)<br><b>Size:</b> 6x8x3<br><b>Value:</b> 35<br><b>Weight:</b> 42<br><b>Is_Fragile:</b> False<br><b>ETA:</b> 7", "<b>ID:</b> T1<br><b>Position:</b> (1.0, 40, 0)<br><b>Size:</b> 6x8x3<br><b>Value:</b> 35<br><b>Weight:</b> 42<br><b>Is_Fragile:</b> False<br><b>ETA:</b> 7", "<b>ID:</b> T1<br><b>Position:</b> (1.0, 40, 0)<br><b>Size:</b> 6x8x3<br><b>Value:</b> 35<br><b>Weight:</b> 42<br><b>Is_Fragile:</b> False<br><b>ETA:</b> 7", "<b>ID:</b> T1<br><b>Position:</b> (1.0, 40, 0)<br><b>Size:</b> 6x8x3<br><b>Value:</b> 35<br><b>Weight:</b> 42<br><b>Is_Fragile:</b> False<br><b>ETA:</b> 7", "<b>ID:</b> T1<br><b>Position:</b> (1.0, 40, 0)<br><b>Size:</b> 6x8x3<br><b>Value:</b> 35<br><b>Weight:</b> 42<br><b>Is_Fragile:</b> False<br><b>ETA:</b> 7", "<b>ID:</b> T1<br><b>Position:</b> (1.0, 40, 0)<br><b>Size:</b> 6x8x3<br><b>Value:</b> 35<br><b>Weight:</b> 42<br><b>Is_Fragile:</b> False<br><b>ETA:</b> 7"], "name": "Package T1", "opacity": 1, "showlegend": false, "type": "mesh3d", "x": [13, 19, 19, 13, 13, 19, 19, 13], "y": [41, 41, 49, 49, 41, 41, 49, 49], "z": [0, 0, 0, 0, 3, 3, 3, 3]}, {"alphahull": 0, "color": "#FFA15A", "flatshading": true, "hovertemplate": "%{hovertext}<extra></extra>", "hovertext": ["<b>ID:</b> T2<br><b>Position:</b> (1.0, 49, 0)<br><b>Size:</b> 5x7x4<br><b>Value:</b> 30<br><b>Weight:</b> 38<br><b>Is_Fragile:</b> False<br><b>ETA:</b> 6", "<b>ID:</b> T2<br><b>Position:</b> (1.0, 49, 0)<br><b>Size:</b> 5x7x4<br><b>Value:</b> 30<br><b>Weight:</b> 38<br><b>Is_Fragile:</b> False<br><b>ETA:</b> 6", "<b>ID:</b> T2<br><b>Position:</b> (1.0, 49, 0)<br><b>Size:</b> 5x7x4<br><b>Value:</b> 30<br><b>Weight:</b> 38<br><b>Is_Fragile:</b> False<br><b>ETA:</b> 6", "<b>ID:</b> T2<br><b>Position:</b> (1.0, 49, 0)<br><b>Size:</b> 5x7x4<br><b>Value:</b> 30<br><b>Weight:</b> 38<br><b>Is_Fragile:</b> False<br><b>ETA:</b> 6", "<b>ID:</b> T2<br><b>Position:</b> (1.0, 49, 0)<br><b>Size:</b> 5x7x4<br><b>Value:</b> 30<br><b>Weight:</b> 38<br><b>Is_Fragile:</b> False<br><b>ETA:</b> 6", "<b>ID:</b> T2<br><b>Position:</b> (1.0, 49, 0)<br><b>Size:</b> 5x7x4<br><b>Value:</b> 30<br><b>Weight:</b> 38<br><b>Is_Fragile:</b> False<br><b>ETA:</b> 6", "<b>ID:</b> T2<br><b>Position:</b> (1.0, 49, 0)<br><b>Size:</b> 5x7x4<br><b>Value:</b> 30<br><b>Weight:</b> 38<br><b>Is_Fragile:</b> False<br><b>ETA:</b> 6", "<b>ID:</b> T2<br><b>Position:</b> (1.0, 49, 0)<br><b>Size:</b> 5x7x4<br><b>Value:</b> 30<br><b>Weight:</b> 38<br><b>Is_Fragile:</b> False<br><b>ETA:</b> 6"], "name": "Package T2", "opacity": 1, "showlegend": false, "type": "mesh3d", "x": [13, 18, 18, 13, 13, 18, 18, 13], "y": [50, 50, 57, 57, 50, 50, 57, 57], "z": [0, 0, 0, 0, 4, 4, 4, 4]}, {"alphahull": 0, "color": "#FF6692", "flatshading": true, "hovertemplate": "%{hovertext}<extra></extra>", "hovertext": ["<b>ID:</b> S1<br><b>Position:</b> (1.0, 57, 0)<br><b>Size:</b> 1x1x1<br><b>Value:</b> 25<br><b>Weight:</b> 2<br><b>Is_Fragile:</b> False<br><b>ETA:</b> 1", "<b>ID:</b> S1<br><b>Position:</b> (1.0, 57, 0)<br><b>Size:</b> 1x1x1<br><b>Value:</b> 25<br><b>Weight:</b> 2<br><b>Is_Fragile:</b> False<br><b>ETA:</b> 1", "<b>ID:</b> S1<br><b>Position:</b> (1.0, 57, 0)<br><b>Size:</b> 1x1x1<br><b>Value:</b> 25<br><b>Weight:</b> 2<br><b>Is_Fragile:</b> False<br><b>ETA:</b> 1", "<b>ID:</b> S1<br><b>Position:</b> (1.0, 57, 0)<br><b>Size:</b> 1x1x1<br><b>Value:</b> 25<br><b>Weight:</b> 2<br><b>Is_Fragile:</b> False<br><b>ETA:</b> 1", "<b>ID:</b> S1<br><b>Position:</b> (1.0, 57, 0)<br><b>Size:</b> 1x1x1<br><b>Value:</b> 25<br><b>Weight:</b> 2<br><b>Is_Fragile:</b> False<br><b>ETA:</b> 1", "<b>ID:</b> S1<br><b>Position:</b> (1.0, 57, 0)<br><b>Size:</b> 1x1x1<br><b>Value:</b> 25<br><b>Weight:</b> 2<br><b>Is_Fragile:</b> False<br><b>ETA:</b> 1", "<b>ID:</b> S1<br><b>Position:</b> (1.0, 57, 0)<br><b>Size:</b> 1x1x1<br><b>Value:</b> 25<br><b>Weight:</b> 2<br><b>Is_Fragile:</b> False<br><b>ETA:</b> 1", "<b>ID:</b> S1<br><b>Position:</b> (1.0, 57, 0)<br><b>Size:</b> 1x1x1<br><b>Value:</b> 25<br><b>Weight:</b> 2<br><b>Is_Fragile:</b> False<br><b>ETA:</b> 1"], "name": "Package S1", "opacity": 1, "showlegend": false, "type": "mesh3d", "x": [13, 14, 14, 13, 13, 14, 14, 13], "y": [58, 58, 59, 59, 58, 58, 59, 59], "z": [0, 0, 0, 0, 1, 1, 1, 1]}, {"alphahull": 0, "color": "#FF6692", "flatshading": true, "hovertemplate": "%{hovertext}<extra></extra>", "hovertext": ["<b>ID:</b> S2<br><b>Position:</b> (1.0, 59, 0)<br><b>Size:</b> 1x2x1<br><b>Value:</b> 30<br><b>Weight:</b> 3<br><b>Is_Fragile:</b> False<br><b>ETA:</b> 2", "<b>ID:</b> S2<br><b>Position:</b> (1.0, 59, 0)<br><b>Size:</b> 1x2x1<br><b>Value:</b> 30<br><b>Weight:</b> 3<br><b>Is_Fragile:</b> False<br><b>ETA:</b> 2", "<b>ID:</b> S2<br><b>Position:</b> (1.0, 59, 0)<br><b>Size:</b> 1x2x1<br><b>Value:</b> 30<br><b>Weight:</b> 3<br><b>Is_Fragile:</b> False<br><b>ETA:</b> 2", "<b>ID:</b> S2<br><b>Position:</b> (1.0, 59, 0)<br><b>Size:</b> 1x2x1<br><b>Value:</b> 30<br><b>Weight:</b> 3<br><b>Is_Fragile:</b> False<br><b>ETA:</b> 2", "<b>ID:</b> S2<br><b>Position:</b> (1.0, 59, 0)<br><b>Size:</b> 1x2x1<br><b>Value:</b> 30<br><b>Weight:</b> 3<br><b>Is_Fragile:</b> False<br><b>ETA:</b> 2", "<b>ID:</b> S2<br><b>Position:</b> (1.0, 59, 0)<br><b>Size:</b> 1x2x1<br><b>Value:</b> 30<br><b>Weight:</b> 3<br><b>Is_Fragile:</b> False<br><b>ETA:</b> 2", "<b>ID:</b> S2<br><b>Position:</b> (1.0, 59, 0)<br><b>Size:</b> 1x2x1<br><b>Value:</b> 30<br><b>Weight:</b> 3<br><b>Is_Fragile:</b> False<br><b>ETA:</b> 2", "<b>ID:</b> S2<br><b>Position:</b> (1.0, 59, 0)<br><b>Size:</b> 1x2x1<br><b>Value:</b> 30<br><b>Weight:</b> 3<br><b>Is_Fragile:</b> False<br><b>ETA:</b> 2"], "name": "Package S2", "opacity": 1, "showlegend": false, "type": "mesh3d", "x": [13, 14, 14, 13, 13, 14, 14, 13], "y": [60, 60, 62, 62, 60, 60, 62, 62], "z": [0, 0, 0, 0, 1, 1, 1, 1]}, {"alphahull": 0, "color": "#FECB52", "flatshading": true, "hovertemplate": "%{hovertext}<extra></extra>", "hovertext": ["<b>ID:</b> S3<br><b>Position:</b> (1.0, 62, 0)<br><b>Size:</b> 2x1x1<br><b>Value:</b> 28<br><b>Weight:</b> 3<br><b>Is_Fragile:</b> True<br><b>ETA:</b> 4", "<b>ID:</b> S3<br><b>Position:</b> (1.0, 62, 0)<br><b>Size:</b> 2x1x1<br><b>Value:</b> 28<br><b>Weight:</b> 3<br><b>Is_Fragile:</b> True<br><b>ETA:</b> 4", "<b>ID:</b> S3<br><b>Position:</b> (1.0, 62, 0)<br><b>Size:</b> 2x1x1<br><b>Value:</b> 28<br><b>Weight:</b> 3<br><b>Is_Fragile:</b> True<br><b>ETA:</b> 4", "<b>ID:</b> S3<br><b>Position:</b> (1.0, 62, 0)<br><b>Size:</b> 2x1x1<br><b>Value:</b> 28<br><b>Weight:</b> 3<br><b>Is_Fragile:</b> True<br><b>ETA:</b> 4", "<b>ID:</b> S3<br><b>Position:</b> (1.0, 62, 0)<br><b>Size:</b> 2x1x1<br><b>Value:</b> 28<br><b>Weight:</b> 3<br><b>Is_Fragile:</b> True<br><b>ETA:</b> 4", "<b>ID:</b> S3<br><b>Position:</b> (1.0, 62, 0)<br><b>Size:</b> 2x1x1<br><b>Value:</b> 28<br><b>Weight:</b> 3<br><b>Is_Fragile:</b> True<br><b>ETA:</b> 4", "<b>ID:</b> S3<br><b>Position:</b> (1.0, 62, 0)<br><b>Size:</b> 2x1x1<br><b>Value:</b> 28<br><b>Weight:</b> 3<br><b>Is_Fragile:</b> True<br><b>ETA:</b> 4", "<b>ID:</b> S3<br><b>Position:</b> (1.0, 62, 0)<br><b>Size:</b> 2x1x1<br><b>Value:</b> 28<br><b>Weight:</b> 3<br><b>Is_Fragile:</b> True<br><b>ETA:</b> 4"], "name": "Package S3", "opacity": 1, "showlegend": false, "type": "mesh3d", "x": [13, 15, 15, 13, 13, 15, 15, 13], "y": [63, 63, 64, 64, 63, 63, 64, 64], "z": [0, 0, 0, 0, 1, 1, 1, 1]}, {"alphahull": 0, "color": "#19D3F3", "flatshading": true, "hovertemplate": "%{hovertext}<extra></extra>", "hovertext": ["<b>ID:</b> S5<br><b>Position:</b> (1.0, 64, 0)<br><b>Size:</b> 2x2x1<br><b>Value:</b> 35<br><b>Weight:</b> 4<br><b>Is_Fragile:</b> False<br><b>ETA:</b> 5", "<b>ID:</b> S5<br><b>Position:</b> (1.0, 64, 0)<br><b>Size:</b> 2x2x1<br><b>Value:</b> 35<br><b>Weight:</b> 4<br><b>Is_Fragile:</b> False<br><b>ETA:</b> 5", "<b>ID:</b> S5<br><b>Position:</b> (1.0, 64, 0)<br><b>Size:</b> 2x2x1<br><b>Value:</b> 35<br><b>Weight:</b> 4<br><b>Is_Fragile:</b> False<br><b>ETA:</b> 5", "<b>ID:</b> S5<br><b>Position:</b> (1.0, 64, 0)<br><b>Size:</b> 2x2x1<br><b>Value:</b> 35<br><b>Weight:</b> 4<br><b>Is_Fragile:</b> False<br><b>ETA:</b> 5", "<b>ID:</b> S5<br><b>Position:</b> (1.0, 64, 0)<br><b>Size:</b> 2x2x1<br><b>Value:</b> 35<br><b>Weight:</b> 4<br><b>Is_Fragile:</b> False<br><b>ETA:</b> 5", "<b>ID:</b> S5<br><b>Position:</b> (1.0, 64, 0)<br><b>Size:</b> 2x2x1<br><b>Value:</b> 35<br><b>Weight:</b> 4<br><b>Is_Fragile:</b> False<br><b>ETA:</b> 5", "<b>ID:</b> S5<br><b>Position:</b> (1.0, 64, 0)<br><b>Size:</b> 2x2x1<br><b>Value:</b> 35<br><b>Weight:</b> 4<br><b>Is_Fragile:</b> False<br><b>ETA:</b> 5", "<b>ID:</b> S5<br><b>Position:</b> (1.0, 64, 0)<br><b>Size:</b> 2x2x1<br><b>Value:</b> 35<br><b>Weight:</b> 4<br><b>Is_Fragile:</b> False<br><b>ETA:</b> 5"], "name": "Package S5", "opacity": 1, "showlegend": false, "type": "mesh3d", "x": [13, 15, 15, 13, 13, 15, 15, 13], "y": [65, 65, 67, 67, 65, 65, 67, 67], "z": [0, 0, 0, 0, 1, 1, 1, 1]}, {"line": {"color": "black", "dash": "dashdot", "width": 3}, "mode": "lines", "name": "Unassigned Area", "showlegend": false, "type": "scatter3d", "x": [12, 20, 20, 12, 12], "y": [1, 1, 68, 68, 1], "z": [0, 0, 0, 0, 0]}], "layout": {"margin": {"b": 0, "l": 0, "pad": 0, "r": 0, "t": 0}, "scene": {"aspectmode": "data", "xaxis": {"showbackground": false, "showgrid": false, "showticklabels": false, "ticks": "", "title": {"text": ""}, "zeroline": false}, "yaxis": {"showbackground": false, "showgrid": false, "showticklabels": false, "ticks": "", "title": {"text": ""}, "zeroline": false}, "zaxis": {"showbackground": false, "showgrid": false, "showticklabels": false, "ticks": "", "title": {"text": ""}, "zeroline": false}}}}
